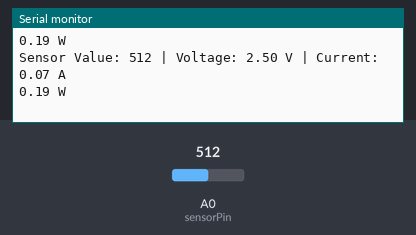
Recording of a sketch running on a simulated Arduino Uno, built with avr-gcc and run on an emulated ATmega328P. Shown: the last lines printed to the serial monitor. Inputs (shaded band) come from the test bench; at power-on: A0 (sensorPin) = 512.

Above: at 1.8 s.
1.9 s: A0 (sensorPin) set to 716
At 2.8 s:
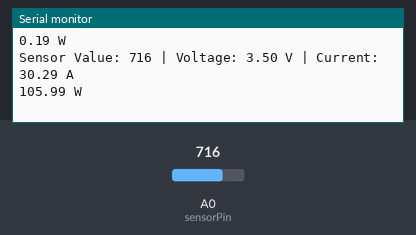
3.4 s: A0 (sensorPin) set to 900
At 4.6 s:
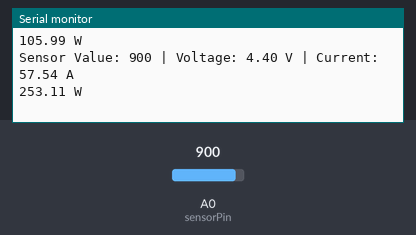
Timing chart, 0 to 6.4 s (numbered marks = the images above; inputs shaded):
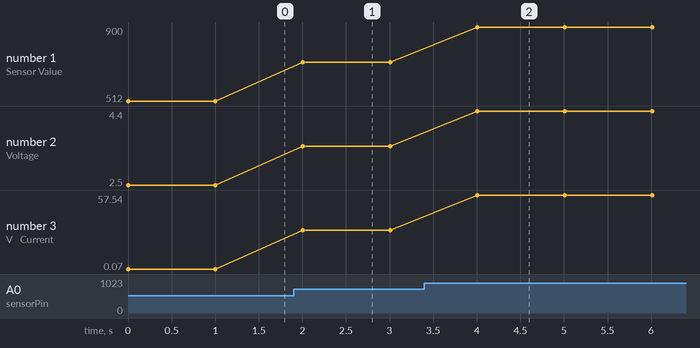

Measured:
- after the input at 1.9 s, the serial monitor: prints a new line after 0.10 s (image 1)
- after the input at 3.4 s, the serial monitor: prints a new line after 0.61 s (image 2)
- plotted number 1: 512 → 716 after the input at 1.9 s, 716 → 900 after the input at 3.4 s
- plotted number 2: 2.5 → 3.5 after the input at 1.9 s, 3.5 → 4.4 after the input at 3.4 s
- plotted number 3: 0.07 → 30.29 after the input at 1.9 s, 30.29 → 57.54 after the input at 3.4 s

The sketch:

akim.ino
```cpp
// AC712 Sensörü için Pin Tanımı
const int sensorPin = A0;  // AC712'nin bağlı olduğu analog pin

// Kalibrasyon için kullanacağınız besleme voltajı (Arduino'yu 5V veya 3.3V ile besliyorsanız, ona göre ayarlayın)
const float Vcc = 5.0;  // 5V besleme için
//const float Vcc = 3.3;  // 3.3V besleme için

// AC712 modeline göre hassasiyet değerini ayarlayın
const float sensitivity = 0.033;  // AC712 modeli için (30 mV/A)

const float zeroCurrentVoltage = Vcc / 2;

void setup() {
  // Seri haberleşmeyi başlat
  Serial.begin(9600);
}

void loop() {
  // Sensörden gelen analog değeri oku
  int sensorValue = analogRead(sensorPin);

  // Analog değeri voltaja çevir
  float voltage = sensorValue * (Vcc / 1023.0);

  // Akımı hesapla
  float current = (voltage - zeroCurrentVoltage) / sensitivity;

  float power = current * voltage;

  // Seri monitörde görüntüle
  Serial.print("Sensor Value: ");
  Serial.print(sensorValue);
  Serial.print(" | Voltage: ");
  Serial.print(voltage);
  Serial.print(" V | Current: ");
  Serial.print(current);
  Serial.println(" A");
  Serial.print(power);
  Serial.println(" W");

  // 1 saniye bekle
  delay(1000);
}
```
